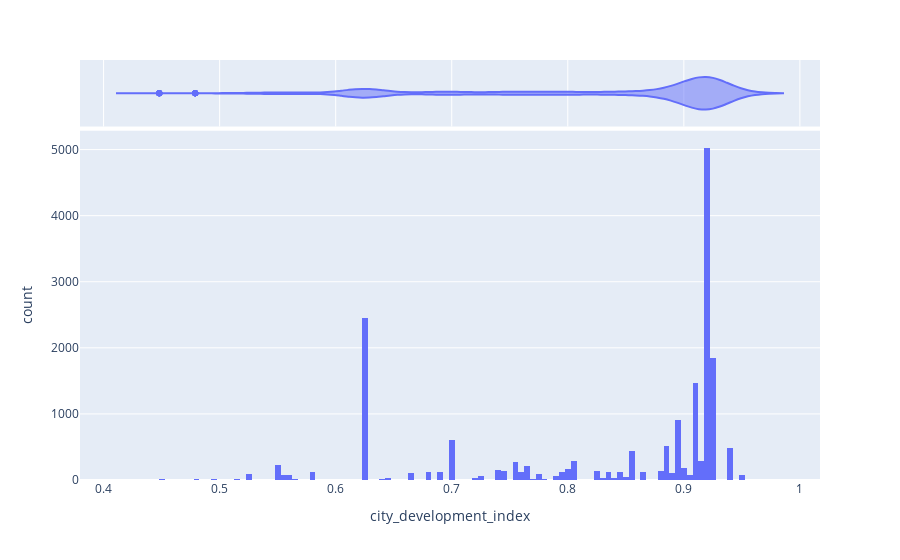

The code cell stored with this chart in its notebook:
### Markdown cell above
#### It can be seen out of total about 27% people are looking for a job change and out of the 27% about 17% have No relevant experience

### Understanding the relationship between city_development_index and target.

### Code cell
px.histogram(data, x="city_development_index", marginal="violin")

### Figure 1 — Plotly figure (JSON) as saved in the notebook; plotly's stock layout.template omitted (floating-point values rounded to 4 significant figures; data arrays with more than 128 entries replaced by an {"elided": "..."} marker saying what was removed)
{"data": [{"alignmentgroup": "True", "bingroup": "x", "hovertemplate": "city_development_index=%{x}<br>count=%{y}<extra></extra>", "legendgroup": "", "marker": {"color": "#636efa"}, "name": "", "offsetgroup": "", "orientation": "v", "showlegend": false, "type": "histogram", "x": {"elided": "18014 float values"}, "xaxis": "x", "yaxis": "y"}, {"alignmentgroup": "True", "hovertemplate": "city_development_index=%{x}<extra></extra>", "legendgroup": "", "marker": {"color": "#636efa"}, "name": "", "offsetgroup": "", "scalegroup": "x", "showlegend": false, "type": "violin", "x": {"elided": "18014 float values"}, "xaxis": "x2", "yaxis": "y2"}], "layout": {"barmode": "relative", "legend": {"tracegroupgap": 0}, "margin": {"t": 60}, "xaxis": {"anchor": "y", "domain": [0, 1], "title": {"text": "city_development_index"}}, "xaxis2": {"anchor": "y2", "domain": [0, 1], "matches": "x", "showgrid": true, "showticklabels": false}, "yaxis": {"anchor": "x", "domain": [0, 0.8316], "title": {"text": "count"}}, "yaxis2": {"anchor": "x2", "domain": [0.8416, 1], "matches": "y2", "showgrid": false, "showline": false, "showticklabels": false, "ticks": ""}}}
